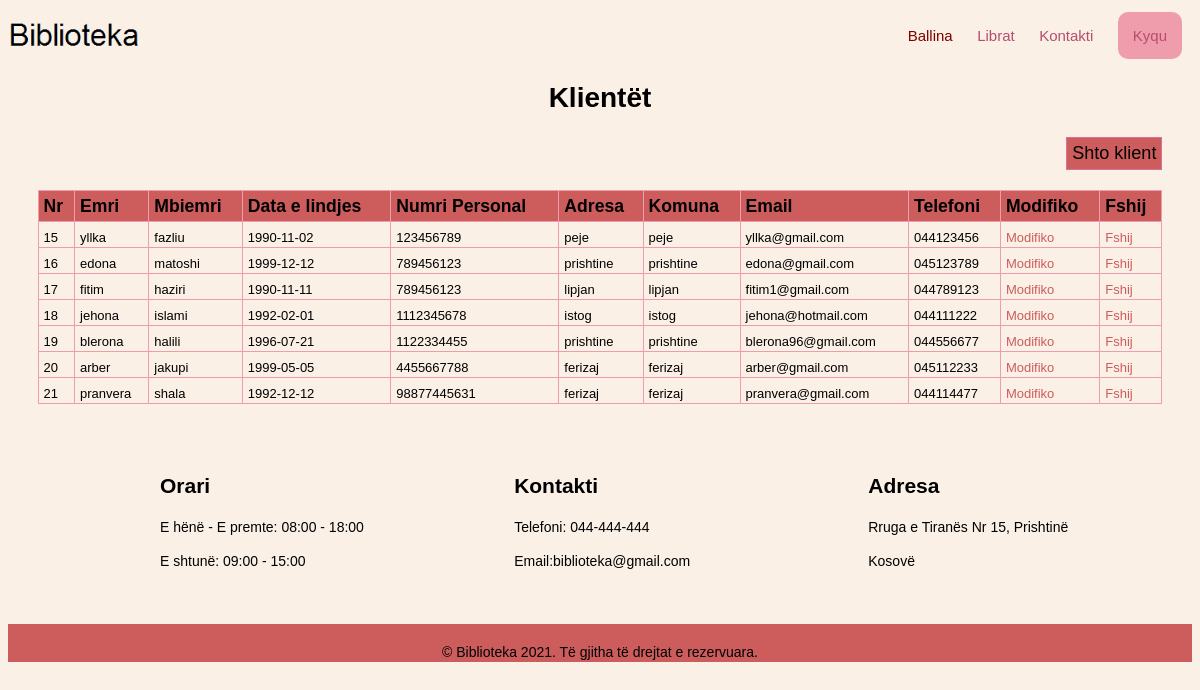
The app's page /klientet.php with its own data.
### tables this page shows
CREATE TABLE `klienti` (
  `klientiid` int(11) NOT NULL,
  `emri` varchar(50) DEFAULT NULL,
  `mbiemri` varchar(50) DEFAULT NULL,
  `dataelindjes` date DEFAULT NULL,
  `numripersonal` varchar(50) DEFAULT NULL,
  `adresa` varchar(150) DEFAULT NULL,
  `komuna` varchar(50) DEFAULT NULL,
  `emaili` varchar(50) DEFAULT NULL,
  `telefoni` varchar(50) DEFAULT NULL
);

### includes/sqlFunction.php (called while the page is built, shortened)
<?php
function connection(){
    $dbcon = mysqli_connect('localhost','root','','biblioteka');
    return $dbcon;
}
function merrKlientet(){
    $dbcon = connection();
    $sql="SELECT * FROM klienti";
    return mysqli_query($dbcon,$sql);
}
?>

### klientet.php (the view)
<?php include_once('includes/header.php'); ?>
<?php include_once('includes/sqlFunction.php'); ?>
        <main class="page">
        <section id="content" style="width: 95%; margin: 0 auto;">
            <div id="l1">
            <h1>Klientët</h1>
            <button class="shto"><a href="shto_klient.php">Shto klient</a></button>
        </div>
            <table id="members">
                <tr>
                  <th>Nr</th>
                  <th>Emri </th>
                  <th>Mbiemri</th>
                  <th>Data e lindjes</th>
                  <th>Numri Personal</th>
                  <th>Adresa</th>
                  <th>Komuna</th>
                  <th>Email</th>
                  <th>Telefoni</th>
                  <th>Modifiko</th>
                  <th>Fshij</th>
                </tr>
            <?php
                    $klientet=merrKlientet();
                    if(mysqli_num_rows($klientet)>0){
                        while ($klienti=mysqli_fetch_assoc($klientet)) {
                            echo "<tr>";
                            $klientiid=$klienti['klientiid'];
                            echo "<td>" . $klienti['klientiid']."</td>";
                            echo "<td>" . $klienti['emri']."</td>";
                            echo "<td>". $klienti['mbiemri'] ."</td>";
                            echo "<td>". $klienti['dataelindjes'] ."</td>";
                            echo "<td>". $klienti['numripersonal'] ."</td>";
                            echo "<td>". $klienti['adresa'] ."</td>";
                            echo "<td>". $klienti['komuna'] ."</td>";
                            echo "<td>". $klienti['emaili'] ."</td>";
                            echo "<td>". $klienti['telefoni'] ."</td>";
                            echo "<td><a href='modifiko_klient.php?kid={$klientiid}'style='text-decoration: none; color: #CD5C5C;'> Modifiko</a> </td>";
                            echo "<td><a href='fshij_klient.php?kid={$klientiid}'style='text-decoration: none; color: #CD5C5C;'> Fshij</a> </td>";
                            echo "</tr>";
                        }
                    }else{
                        echo "Nuk ka shenime ne DB";
                    }
                ?>
            </table>
                  </section>
                   <section id="box" >
                           <article class="b1">
                           <h2>Orari</h2>
                            <p> E hënë - E premte: 08:00 - 18:00</p>
                            <p>E shtunë: 09:00 - 15:00</p>
                           </article>
                            <article class="b1">
                                <h2>Kontakti</h2>
                                <p>Telefoni: 044-444-444 </p>
                                <p>Email:biblioteka@gmail.com</p>
                          </article>
                             <article class="b1">
                                <h2>Adresa </h2>
                                <p> Rruga e Tiranës  Nr 15, Prishtinë</p>
                                <p>Kosovë</p>
                          </article>
                  </section>
               </main>
               <?php include_once('includes/footer.php'); ?>

### css/style.css (style rules this page uses)
* { font-family: sans-serif; background: #FAF0E6; }
.page { width: 100%; }
.page #content h1 { text-align: center; font-size: 28px; margin-top: 20px; }
#content .item1 img,h2,p { padding: 2px; }
#content .item1 h2,p { margin-top:6px; }
.page #box .b1 { width: 30%; height: 150px; font-size: 14px; display: inline-block; margin-top: 50px; margin-right: 30px; }
.page #box { background-color: #FAF0E6 !important; width: 90%; margin: 20px 150px; }
.shto { background-color: #CD5C5C; border: 1px solid #DB7093; padding: 5px; font-size: 18px; cursor: pointer; float: right; }
.shto a { color: black; text-decoration: none; background-color: #CD5C5C; }
#members { float: left; margin-top: 20px; width:100%; empty-cells: show; border-collapse:collapse; }
#members td, #members th { font-size:13px; border:1px solid #ef9dac; padding:8px 5px 2px; }
#members th { font-size:1.1em; text-align:left; padding-top:5px; padding-bottom:4px; background-color: #CD5C5C; color:black; }

### records on screen
klienti: klientiid "15", emri "yllka", mbiemri "fazliu", dataelindjes "1990-11-02", numripersonal "123456789", adresa "peje", komuna "peje", emaili "yllka@gmail.com", telefoni "044123456"
klienti: klientiid "16", emri "edona", mbiemri "matoshi", dataelindjes "1999-12-12", numripersonal "789456123", adresa "prishtine", komuna "prishtine", emaili "edona@gmail.com", telefoni "045123789"
klienti: klientiid "17", emri "fitim", mbiemri "haziri", dataelindjes "1990-11-11", numripersonal "789456123", adresa "lipjan", komuna "lipjan", emaili "fitim1@gmail.com", telefoni "044789123"
klienti: klientiid "18", emri "jehona", mbiemri "islami", dataelindjes "1992-02-01", numripersonal "1112345678", adresa "istog", komuna "istog", emaili "jehona@hotmail.com", telefoni "044111222"
klienti: klientiid "19", emri "blerona", mbiemri "halili", dataelindjes "1996-07-21", numripersonal "1122334455", adresa "prishtine", komuna "prishtine", emaili "blerona96@gmail.com", telefoni "044556677"
klienti: klientiid "20", emri "arber", mbiemri "jakupi", dataelindjes "1999-05-05", numripersonal "4455667788", adresa "ferizaj", komuna "ferizaj", emaili "arber@gmail.com", telefoni "045112233"
klienti: klientiid "21", emri "pranvera", mbiemri "shala", dataelindjes "1992-12-12", numripersonal "98877445631", adresa "ferizaj", komuna "ferizaj", emaili "pranvera@gmail.com", telefoni "044114477"
